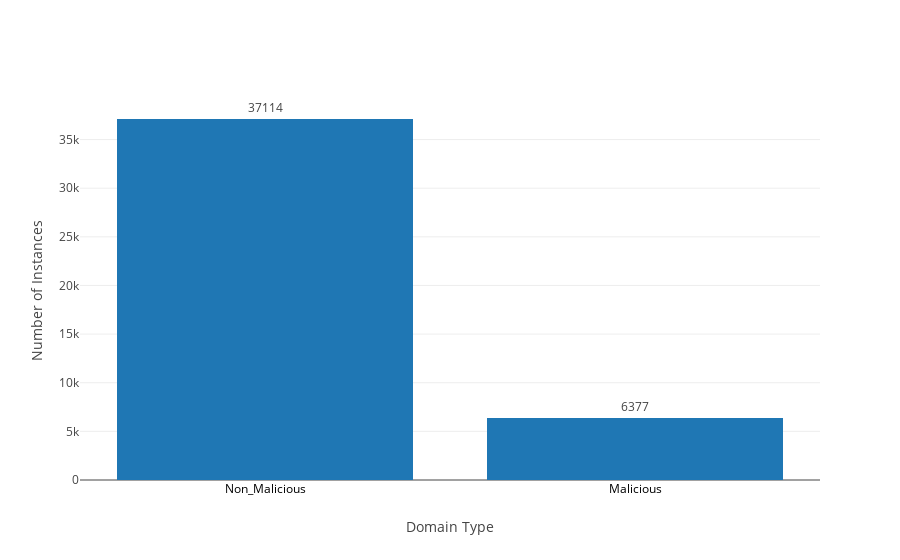

This figure's notebook cell:
### Markdown cell above
#### Let us analyze the balance of classes

### Code cell
data = [go.Bar(x=df.Target.value_counts().index.values,
               y=df.Target.value_counts().values,
               text=df.Target.value_counts().values,
               textposition = 'outside',
            )]
layout = go.Layout( xaxis=dict(title='Domain Type',tickfont=dict(size=12,color='black')),
                    yaxis=dict(title='Number of Instances'))
fig = go.Figure(data=data, layout=layout)
iplot(fig)

### Figure 1 — Plotly figure (JSON) as saved in the notebook; plotly's stock layout.template omitted (floating-point values rounded to 4 significant figures)
{"data": [{"text": [37114, 6377], "textposition": "outside", "type": "bar", "uid": "0eed4264-ab4b-41b1-9ad9-86b9de6922b5", "x": ["Non_Malicious", "Malicious"], "y": [37114, 6377]}], "layout": {"xaxis": {"tickfont": {"color": "black", "size": 12}, "title": "Domain Type"}, "yaxis": {"title": "Number of Instances"}}}
